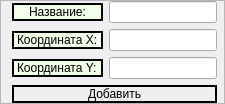
                      <widget class="QWidget" name="page_1_point">
                       <layout class="QGridLayout" name="gridLayout_9">
                        <property name="leftMargin">
                         <number>0</number>
                        </property>
                        <property name="topMargin">
                         <number>0</number>
                        </property>
                        <property name="rightMargin">
                         <number>0</number>
                        </property>
                        <property name="bottomMargin">
                         <number>0</number>
                        </property>
                        <item row="0" column="0">
                         <widget class="QFrame" name="page_1_frame_point">
                          <property name="sizePolicy">
                           <sizepolicy hsizetype="Expanding" vsizetype="Expanding">
                            <horstretch>0</horstretch>
                            <verstretch>0</verstretch>
                           </sizepolicy>
                          </property>
                          <property name="frameShape">
                           <enum>QFrame::StyledPanel</enum>
                          </property>
                          <property name="frameShadow">
                           <enum>QFrame::Raised</enum>
                          </property>
                          <layout class="QGridLayout" name="gridLayout_7" rowstretch="2,2,2,1" columnminimumwidth="0,0">
                           <property name="leftMargin">
                            <number>11</number>
                           </property>
                           <property name="topMargin">
                            <number>0</number>
                           </property>
                           <property name="rightMargin">
                            <number>7</number>
                           </property>
                           <property name="bottomMargin">
                            <number>0</number>
                           </property>
                           <item row="1" column="0">
                            <widget class="QLabel" name="XCoordLabelPoint">
                             <property name="sizePolicy">
                              <sizepolicy hsizetype="Preferred" vsizetype="Fixed">
                               <horstretch>0</horstretch>
                               <verstretch>0</verstretch>
                              </sizepolicy>
                             </property>
                             <property name="styleSheet">
                              <string notr="true">font: 75 9pt &quot;Microsoft Tai Le&quot;;
border: 2px solid black #cccccc;
border-radius: 10px;
background-color: rgb(243, 255, 233);</string>
                             </property>
                             <property name="text">
                              <string>Координата X:</string>
                             </property>
                            </widget>
                           </item>
                           <item row="1" column="1">
                            <widget class="QLineEdit" name="XCoordLineEditPoint">
                             <property name="sizePolicy">
                              <sizepolicy hsizetype="Expanding" vsizetype="Fixed">
                               <horstretch>0</horstretch>
                               <verstretch>0</verstretch>
                              </sizepolicy>
                             </property>
                            </widget>
                           </item>
                           <item row="2" column="0">
                            <widget class="QLabel" name="YCoordLabelPoint">
                             <property name="sizePolicy">
                              <sizepolicy hsizetype="Preferred" vsizetype="Fixed">
                               <horstretch>0</horstretch>
                               <verstretch>0</verstretch>
                              </sizepolicy>
                             </property>
                             <property name="styleSheet">
                              <string notr="true">font: 75 9pt &quot;Microsoft Tai Le&quot;;
border: 2px solid black #cccccc;
border-radius: 10px;
background-color: rgb(243, 255, 233);</string>
                             </property>
                             <property name="text">
                              <string>Координата Y:</string>
                             </property>
                            </widget>
                           </item>
                           <item row="2" column="1">
                            <widget class="QLineEdit" name="YCoordLineEditPoint">
                             <property name="sizePolicy">
                              <sizepolicy hsizetype="Expanding" vsizetype="Fixed">
                               <horstretch>0</horstretch>
                               <verstretch>0</verstretch>
                              </sizepolicy>
                             </property>
                            </widget>
                           </item>
                           <item row="3" column="0" colspan="2">
                            <widget class="QPushButton" name="addPointButton">
                             <property name="sizePolicy">
                              <sizepolicy hsizetype="Minimum" vsizetype="Fixed">
                               <horstretch>0</horstretch>
                               <verstretch>0</verstretch>
                              </sizepolicy>
                             </property>
                             <property name="autoFillBackground">
                              <bool>false</bool>
                             </property>
                             <property name="styleSheet">
                              <string notr="true">QPushButton {
    border: 2px solid black #cccccc;
	border-radius: 10px;
}

QPushButton:pressed {
    margin-left: 1px;
    margin-top: 1px;
    margin-right: -1px;
    margin-bottom: -1px;
}


</string>
                             </property>
                             <property name="text">
                              <string>Добавить</string>
                             </property>
                             <property name="checkable">
                              <bool>true</bool>
                             </property>
                            </widget>
                           </item>
                           <item row="0" column="0">
                            <widget class="QLabel" name="pointNameLabel">
                             <property name="sizePolicy">
                              <sizepolicy hsizetype="Expanding" vsizetype="Fixed">
                               <horstretch>0</horstretch>
                               <verstretch>0</verstretch>
                              </sizepolicy>
                             </property>
                             <property name="styleSheet">
                              <string notr="true">font: 75 9pt &quot;Microsoft Tai Le&quot;;
border: 2px solid black #cccccc;
border-radius: 10px;
background-color: rgb(243, 255, 233);</string>
                             </property>
                             <property name="text">
                              <string>Название:</string>
                             </property>
                             <property name="alignment">
                              <set>Qt::AlignCenter</set>
                             </property>
                             <property name="wordWrap">
                              <bool>true</bool>
                             </property>
                            </widget>
                           </item>
                           <item row="0" column="1">
                            <widget class="QLineEdit" name="pointNameLineEdit"/>
                           </item>
                          </layout>
                         </widget>
                        </item>
                       </layout>
                      </widget>
